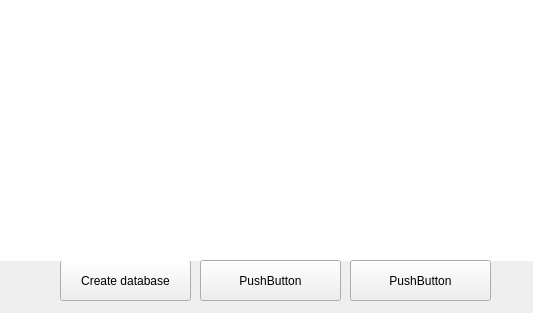
<?xml version="1.0" encoding="UTF-8"?>
<ui version="4.0">
 <class>start_window</class>
 <widget class="QWidget" name="start_window">
  <property name="geometry">
   <rect>
    <x>0</x>
    <y>0</y>
    <width>533</width>
    <height>313</height>
   </rect>
  </property>
  <property name="windowTitle">
   <string>Form</string>
  </property>
  <widget class="QPushButton" name="button_create_base">
   <property name="geometry">
    <rect>
     <x>60</x>
     <y>260</y>
     <width>131</width>
     <height>41</height>
    </rect>
   </property>
   <property name="text">
    <string>Create database</string>
   </property>
  </widget>
  <widget class="QTextBrowser" name="textBrowser">
   <property name="geometry">
    <rect>
     <x>0</x>
     <y>0</y>
     <width>601</width>
     <height>261</height>
    </rect>
   </property>
   <property name="autoFillBackground">
    <bool>false</bool>
   </property>
   <property name="frameShape">
    <enum>QFrame::NoFrame</enum>
   </property>
   <property name="html">
    <string>&lt;!DOCTYPE HTML PUBLIC &quot;-//W3C//DTD HTML 4.0//EN&quot; &quot;http://www.w3.org/TR/REC-html40/strict.dtd&quot;&gt;
&lt;html&gt;&lt;head&gt;&lt;meta name=&quot;qrichtext&quot; content=&quot;1&quot; /&gt;&lt;style type=&quot;text/css&quot;&gt;
p, li { white-space: pre-wrap; }
&lt;/style&gt;&lt;/head&gt;&lt;body style=&quot; font-family:'MS Shell Dlg 2'; font-size:8.25pt; font-weight:400; font-style:normal;&quot;&gt;
&lt;p style=&quot; margin-top:0px; margin-bottom:0px; margin-left:0px; margin-right:0px; -qt-block-indent:0; text-indent:0px;&quot;&gt;&lt;img src=&quot;:/images/f197e4936e41bdbd99f537e923e3fce9_1464859600_90.jpeg&quot; width=&quot;531&quot; height=&quot;251&quot; /&gt;&lt;/p&gt;&lt;/body&gt;&lt;/html&gt;</string>
   </property>
  </widget>
  <widget class="QPushButton" name="pushButton">
   <property name="geometry">
    <rect>
     <x>200</x>
     <y>260</y>
     <width>141</width>
     <height>41</height>
    </rect>
   </property>
   <property name="text">
    <string>PushButton</string>
   </property>
  </widget>
  <widget class="QPushButton" name="pushButton_2">
   <property name="geometry">
    <rect>
     <x>350</x>
     <y>260</y>
     <width>141</width>
     <height>41</height>
    </rect>
   </property>
   <property name="text">
    <string>PushButton</string>
   </property>
  </widget>
 </widget>
 <resources/>
 <connections/>
</ui>
